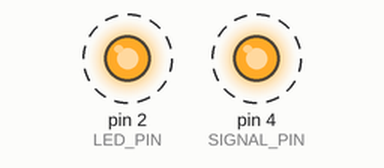
This sketch was run on a simulated Arduino Uno, built with avr-gcc and run on an emulated ATmega328P. Shown: output pins drawn as LEDs (lit = HIGH). Dashed ring = blinking. What the sketch prints to the serial monitor is not drawn.

Above: at 3.2 s.
Timing chart, 0 to 6.0 s (numbered marks = the images above):
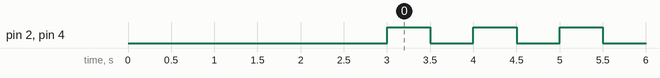

The sketch:

sender.ino
```cpp
#define SIGNAL_PIN 4
#define LED_PIN 2

void setup() {
  Serial.begin(115200);
  delay(3000);   // allow full boot after flashing

  pinMode(SIGNAL_PIN, OUTPUT);
  pinMode(LED_PIN, OUTPUT);

  digitalWrite(SIGNAL_PIN, LOW);   // force known start state
  digitalWrite(LED_PIN, LOW);

  Serial.println("Sender Ready");
}

void loop() {
  digitalWrite(SIGNAL_PIN, HIGH);
  digitalWrite(LED_PIN, HIGH);
  Serial.println("[SENDER] 1");
  delay(500);

  digitalWrite(SIGNAL_PIN, LOW);
  digitalWrite(LED_PIN, LOW);
  Serial.println("[SENDER] 0");
  delay(500);
}
```

Measured:
- by itself, pin 2 (LED_PIN), pin 4 (SIGNAL_PIN): alternates HIGH for 0.50 s and LOW for 0.50 s
